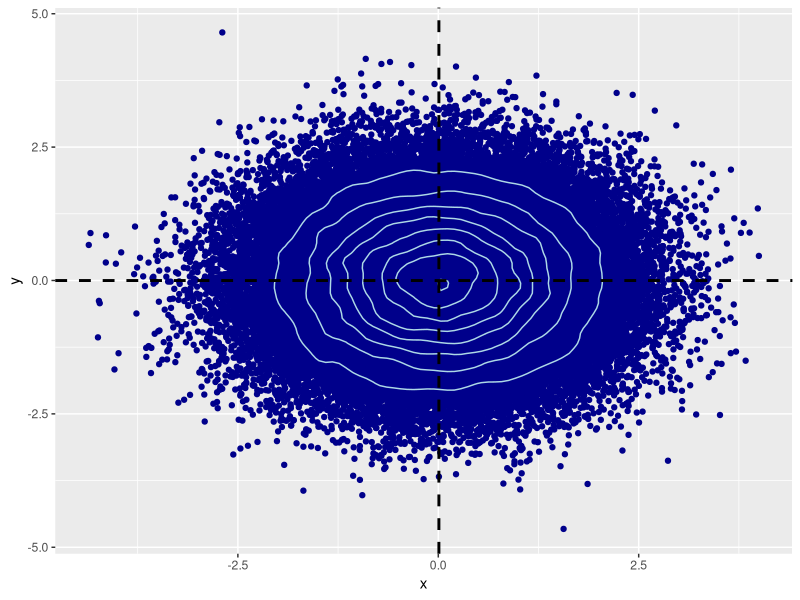
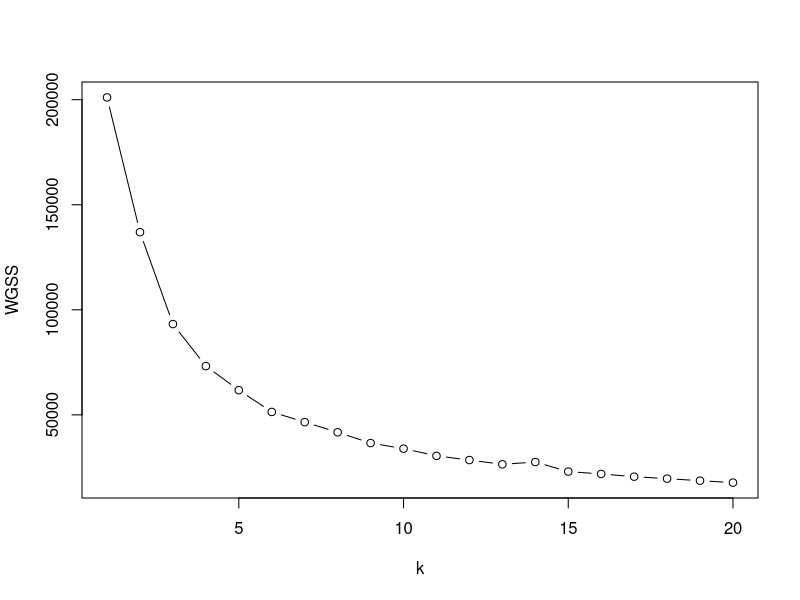
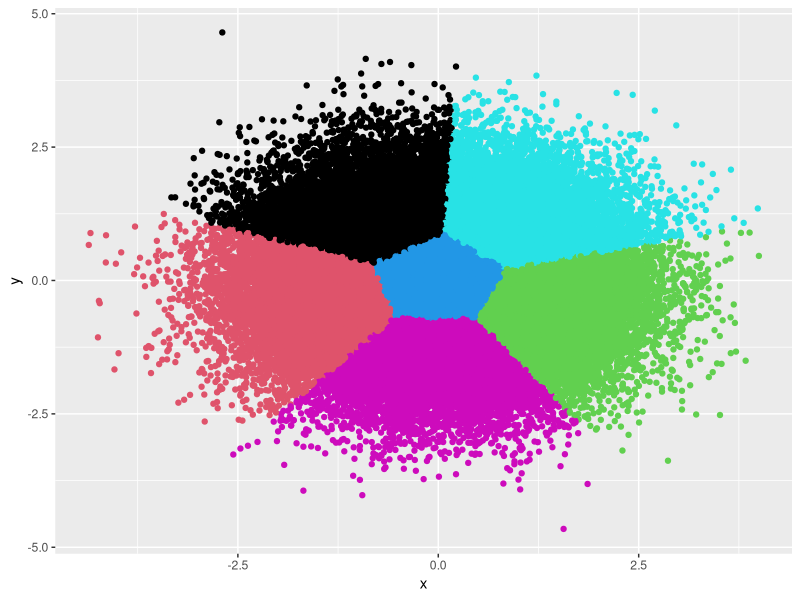
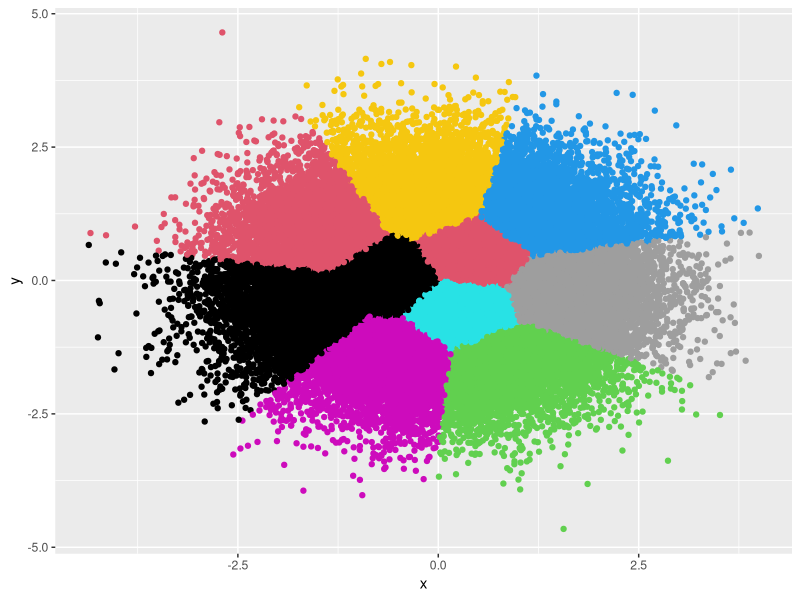
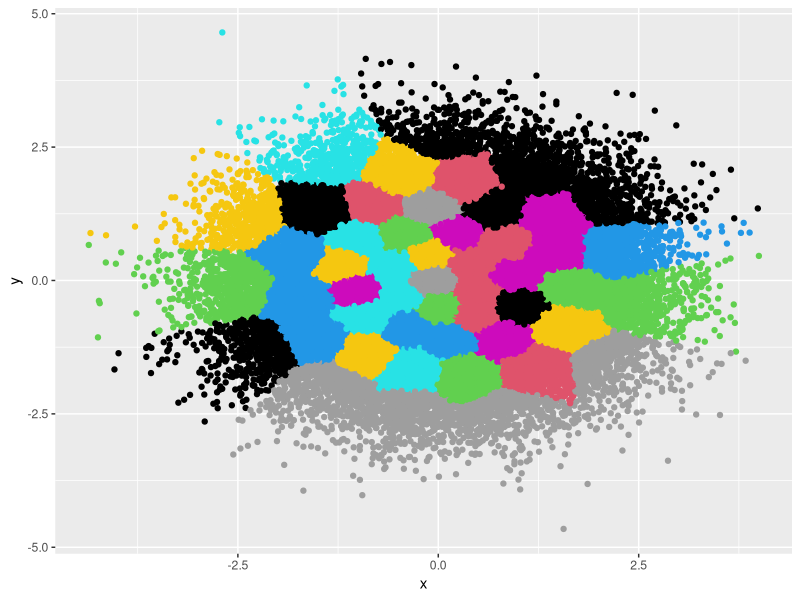
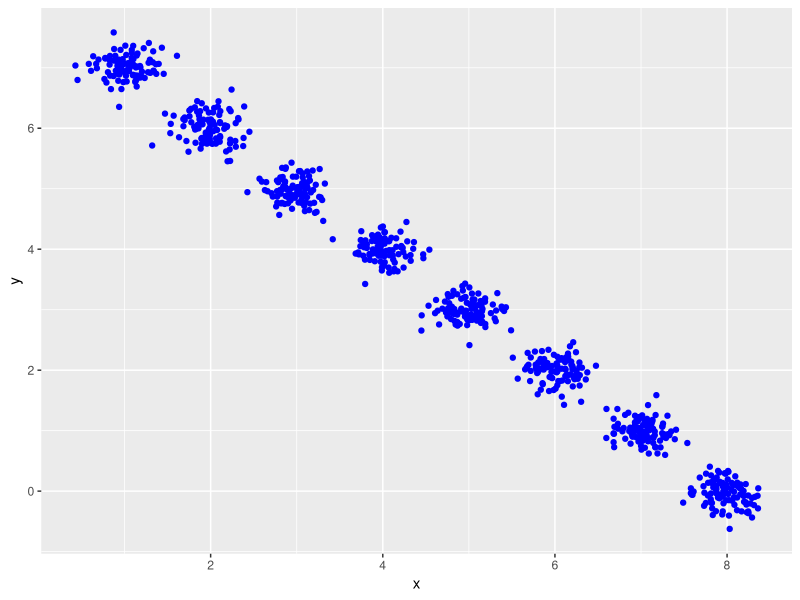
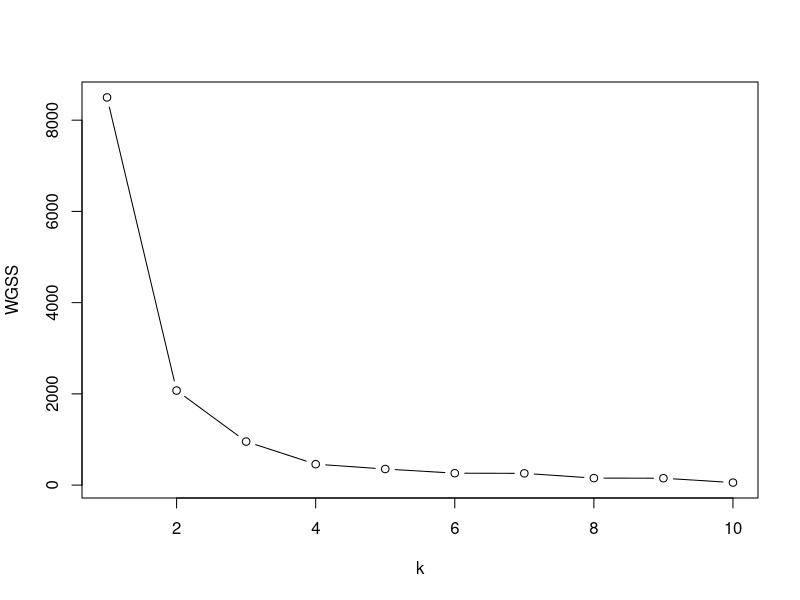
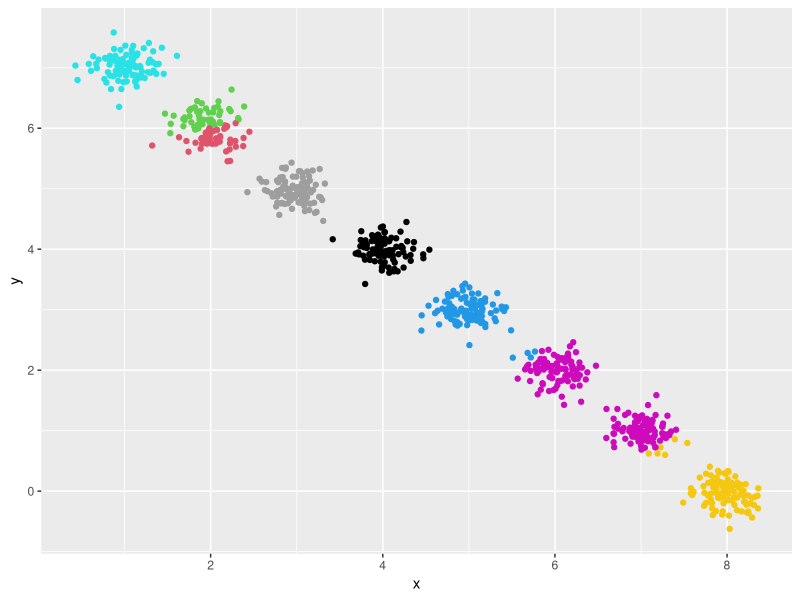

Reproduce these figures in R, in order.
## ---- chunk 1
##### Começaremos gerando dados aleatórios
##### Seja n o tamanho da amostra, o leitor pode alterar se quiser

n = 100000

#### Geraremos um vetor aleatório no R^2

x <- rnorm(mean = 0, 
            sd = 1,
              n= n) ##média 0 e variância unitária nos dá uma normal padrão

y <- rnorm(mean = 0,
            sd = 1,
              n = n)

amostra1 <- data.frame(x, y)

## ---- chunk 2

library(ggplot2)
library(dplyr)

amostra1 %>%
  ggplot(aes(x=x, y=y))+
  geom_point(color = "dark blue")+
  geom_density_2d(color = "light blue")+
  geom_vline(aes(xintercept=mean(x)),   
             color="black", linetype="dashed", size=1)+
  geom_hline(aes(yintercept=mean(y)),   
             color="black", linetype="dashed", size=1)
## ---- chunk 3

wssplot <- function(data, nc=20, seed=1234){
  wss <- (nrow(data)-1)*sum(apply(data,2,var))
  for (i in 2:nc){
    set.seed(seed)
    wss[i] <- sum(kmeans(data, centers=i)$withinss)}
  plot(1:nc, wss, type="b", xlab="k",
       ylab="WGSS")}

wssplot(amostra1)
## ---- chunk 4
kmeans_amostra1 <- kmeans(amostra1, 
                            centers = 6)

amostra1 %>%
  ggplot(aes(x=x, y=y))+
  geom_point(color = kmeans_amostra1$cluster)
  
## ---- chunk 5
kmeans_amostra1_2 <- kmeans(amostra1, 
                            centers = 10)

amostra1 %>%
  ggplot(aes(x=x, y=y))+
  geom_point(color = kmeans_amostra1_2$cluster)
  
## ---- chunk 6
kmeans_amostra1_3 <- kmeans(amostra1, 
                            centers = 50)

amostra1 %>%
  ggplot(aes(x=x, y=y))+
  geom_point(color = kmeans_amostra1_3$cluster)
  
## ---- chunk 7
k = 8 ## numero de agrupamentos 
m = 100 ## tamanho da amostra em cada agrupamento
sd = .2 ## .2 gera identificação limpa dos agrupamentos em alguns casos

datalist = list() ## Lista para salvar os DFs com cada cluster

for (i in 1:k){
  
    x <- rnorm(mean = i, 
              sd = sd, 
                n=m)
    
  y <- rnorm(mean = (k-i),
              sd = sd,
                n=m)
  
  datalist[[i]] <- data.frame(x,y)
}

amostra2 <- do.call(rbind, datalist) ## empilhamos os clusters

amostra2 %>%
  ggplot(aes(x=x, y=y))+
  geom_point(color = "blue")

wssplot(amostra2, nc = 10)

## ---- chunk 8
teste8 <- kmeans(amostra2, 
                  centers = 8)
teste10 <- kmeans(amostra2,
                    centers = 10) 

teste8$tot.withinss / teste10$tot.withinss #dividindo o WGSS de um pelo outro

## ---- chunk 9
kmeans_amostra2 <- kmeans(amostra2, 
                            centers = k)

amostra2 %>%
  ggplot(aes(x=x, y=y))+
  geom_point(color = kmeans_amostra2$cluster)
